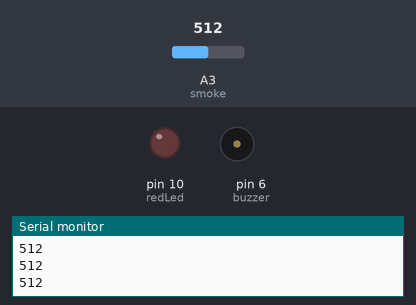
Simulated run of this sketch. Board: Arduino Uno, built with avr-gcc and run on an emulated ATmega328P. Shown: output pins drawn as LEDs (lit = HIGH), buzzer (waves = sounding, pin HIGH), the last lines printed to the serial monitor. Inputs (shaded band) come from the test bench; at power-on: A3 (smoke) = 512.

Above: at 1.2 s.
1.3 s: A3 (smoke) set to 647
2.8 s: A3 (smoke) set to 668
At 3.7 s:
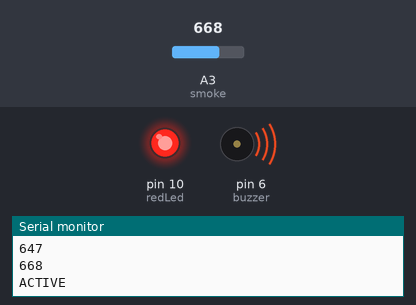
Timing chart, 0 to 5.8 s (numbered marks = the images above; inputs shaded):
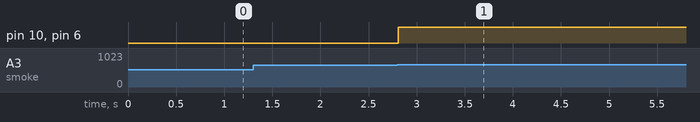

Measured:
- the behaviour switches between 660 and 661 on A3 (smoke) (found by bisection; images 0 and 1)
- after the input at 2.8 s, pin 10 (redLed), pin 6 (buzzer): LOW → HIGH at once

The sketch:

arduino.ino
```cpp
int redLed=10,buzzer=6,smoke=A3;
void setup() {
  pinMode(redLed,OUTPUT);
  pinMode(buzzer,OUTPUT);
  pinMode(smoke,INPUT);
  Serial.begin(9600);
}

void loop() {
int analogSensor = analogRead(smoke);
Serial.println(analogSensor);
if(analogSensor > 660)
{
  digitalWrite(redLed,HIGH);
  Serial.print("ACTIVE");
  digitalWrite(buzzer,HIGH);
  delay(5000);
  digitalWrite(redLed,LOW);
  digitalWrite(buzzer,LOW);
}
else
{
  digitalWrite(redLed,LOW);
  digitalWrite(buzzer,LOW);
}
}
```
